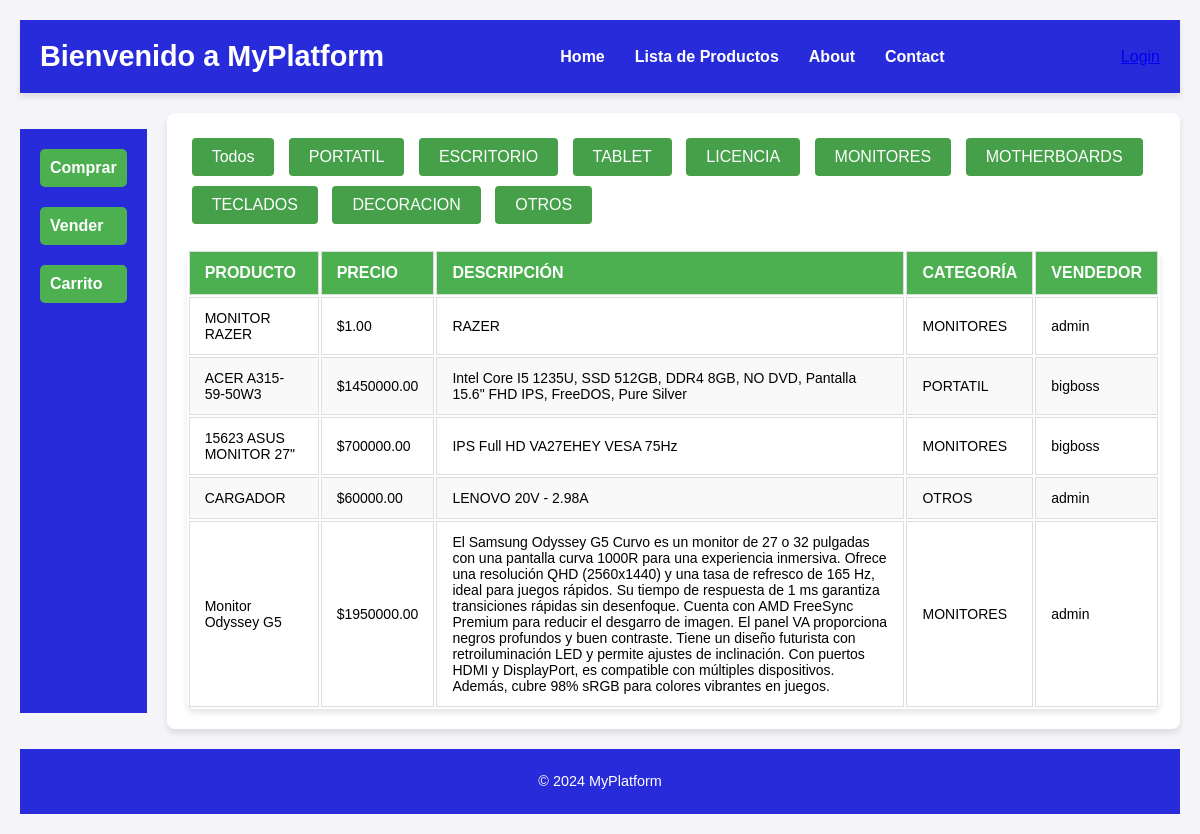
Before: /products/ with the older database file.
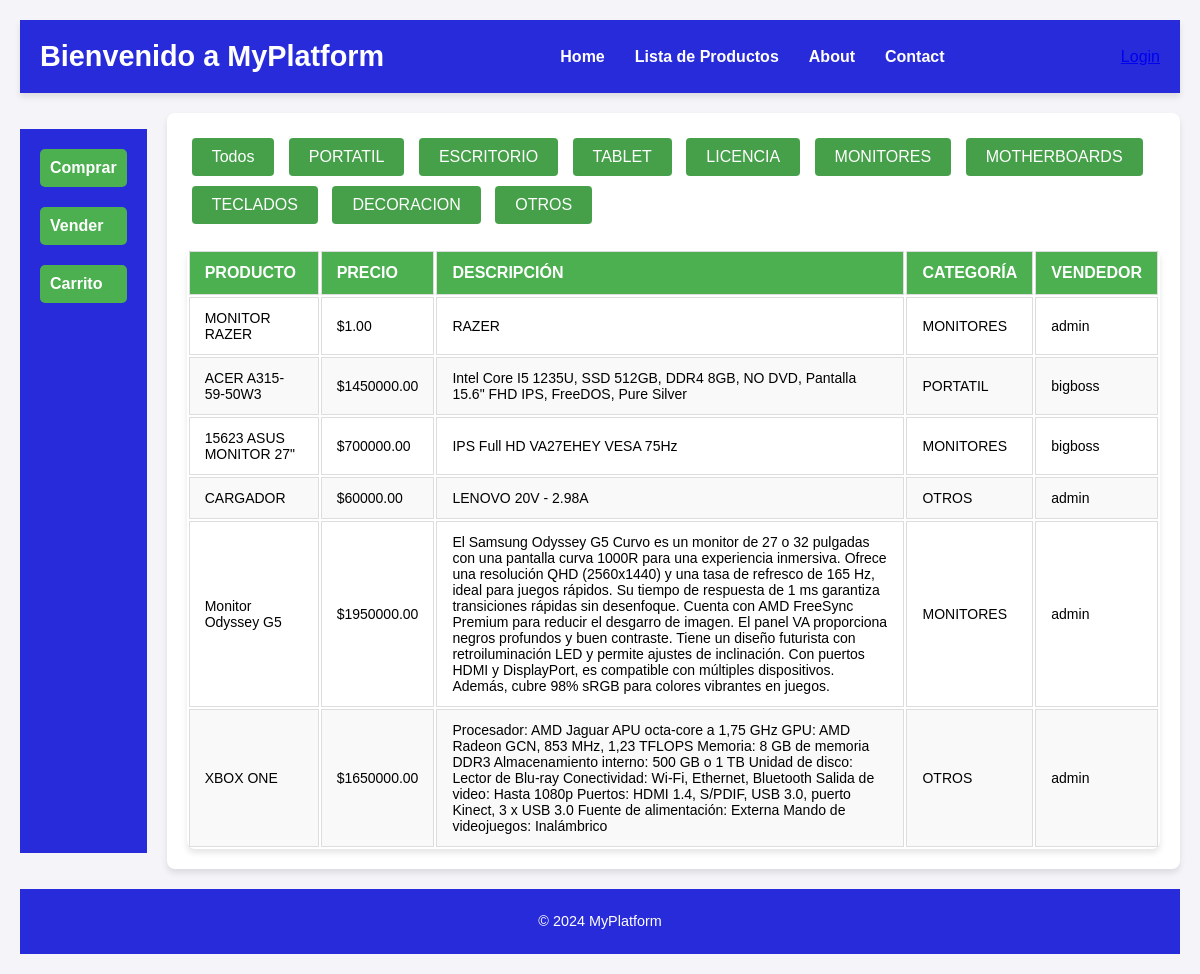
After: the same page with the newer database file.
### products/models.py (models this page shows, shortened)
class Category(models.Model):
    name = models.CharField(max_length=100)
    description = models.TextField(blank=True, null=True)

class Product(models.Model):
    id = models.BigAutoField(primary_key=True)
    name = models.CharField(max_length=255)
    description = models.TextField()
    image = models.ImageField(upload_to='products/images/', null=True, blank=True)
    price = models.DecimalField(max_digits=10, decimal_places=2)
    stock = models.IntegerField(default=0)  # Indica la cantidad en inventario
    category = models.ForeignKey('Category', on_delete=models.SET_NULL, null=True, blank=True)
    seller = models.ForeignKey(settings.AUTH_USER_MODEL, related_name='products_for_sale', on_delete=models.CASCADE)
    is_sold = models.BooleanField(default=False)  # Indica si el producto está vendido
    is_available = models.BooleanField(default=True)  # Nuevo campo para indicar disponibilidad
    @property
    def is_available(self):
        return self.stock > 0

### users/models.py (models this page shows, shortened)
class CustomUser(AbstractUser):
    is_buyer = models.BooleanField(default=False)
    is_seller = models.BooleanField(default=False)
    full_name = models.CharField(max_length=255, blank=True, null=True)
    phone_number = models.CharField(max_length=20, blank=True, null=True)
    address = models.TextField(blank=True, null=True)

### products/views.py (the view)
# urls.py: path('', views.ProductListView.as_view(), name='product_list'),
class ProductListView(ListView):
    model = Product
    template_name = 'product_list.html'
    context_object_name = 'products'
    def get_context_data(self, **kwargs):
        context = super().get_context_data(**kwargs)
        categories = Category.objects.all()  # Obtén todas las categorías
        context['categories'] = categories  # Pasa las categorías al template
        return context
    def get_queryset(self):
        queryset = Product.objects.all()
        category_id = self.request.GET.get('category')  # Obtener el filtro de categoría desde el GET
        if category_id:
            queryset = queryset.filter(category__id=category_id)  # Filtrar por ID de categoría
        return queryset

### products/templates/product_list.html (shortened to what this page needs)
{% extends 'home.html' %}
{% load static %}
{% block content %}
<link rel="stylesheet" href="{% static 'css\product_list.css' %}">
    <div>
        <form method="get">
            <button class="product_list_button" href="{% url 'product_list' %}" type="submit" name="category" value="">Todos</button>
            {% for category in categories %}
                <button class="product_list_button" type="submit" name="category" value="{{ category.id }}">
                    {{ category.name }}
                </button>
            {% endfor %}
        </form>
    </div>
    <div class="product-table">
        <table>
            <thead>
                <tr>
                    <th>Producto</th>
                    <th>Precio</th>
                    <th>Descripción</th>
                    <th>Categoría</th>
                    <th>Vendedor</th>
                </tr>
            </thead>
            <tbody>
                {% for product in products %}
                    <tr>
                        <td>{{ product.name }}</td>
                        <td>${{ product.price }}</td>
                        <td>{{ product.description }}</td>
                        <td>{{ product.category.name }}</td>
                        <td>{{ product.seller.username }}</td>
                    </tr>
                {% endfor %}
            </table>
    </div>
{% endblock %}

Changed rows visible on the page:
added Product: name "XBOX ONE", price "1650000.00", description "Procesador: AMD Jaguar APU octa-core a 1,75 GHz GPU: AMD Radeon GCN, 853 MHz, 1,23 TFLOPS Memoria: 8 GB de memoria DDR3 Almacenamiento interno: 500 GB o 1 TB Unidad de disco: Lector de Blu-ray Conectividad: Wi-Fi, Ethernet, Bluetooth Salida de video: Hasta 1080p Puertos: HDMI 1.4, S/PDIF, USB 3.0, puerto Kinect, 3 x USB 3.0 Fuente de alimentación: Externa Mando de videojuegos: Inalámbrico", category.name "OTROS", seller.username "admin"
